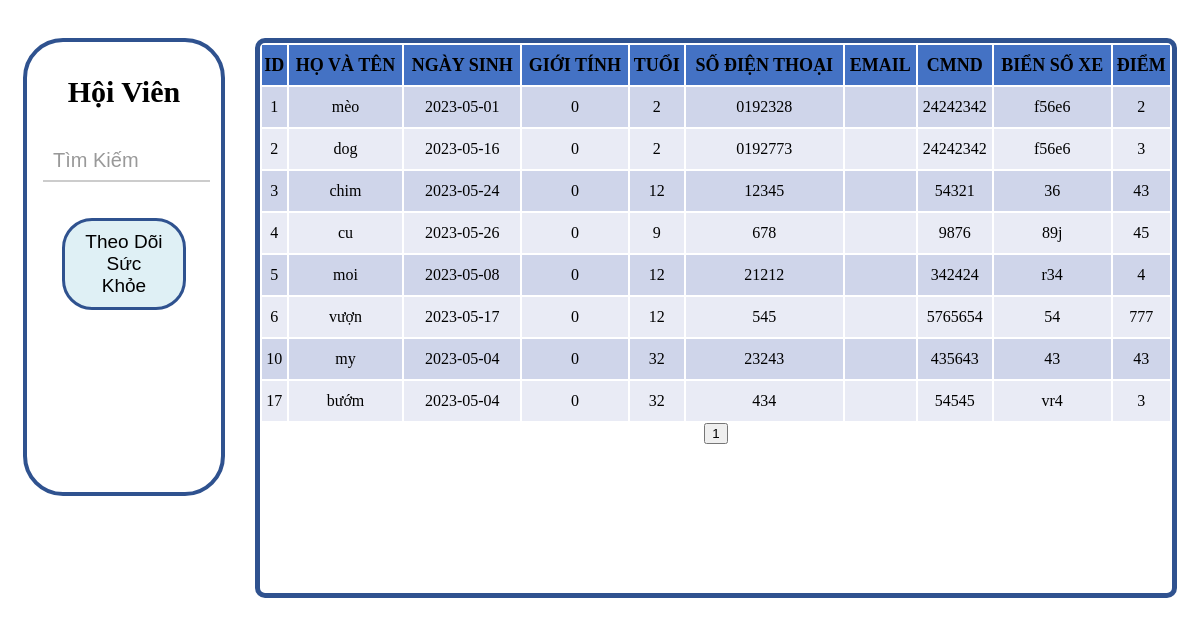
/controller/controller_hoi_vien/hoivien_hien_thi.php, run on an earlier commit of the app's database.
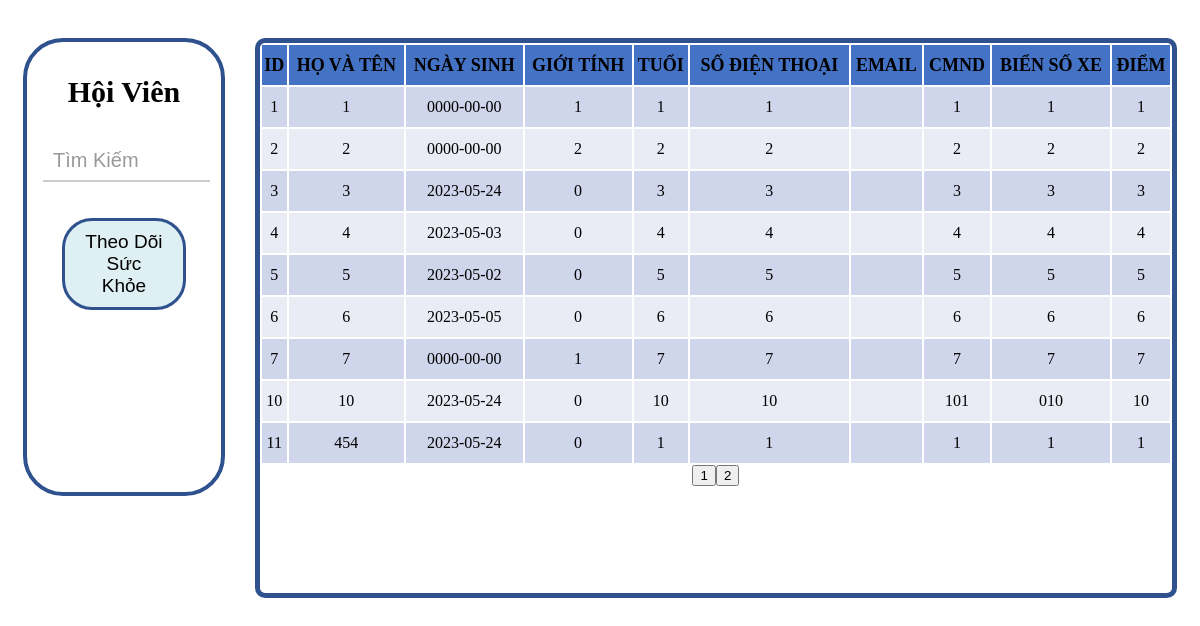
And on a later commit of the database.
### tables this page shows
CREATE TABLE `tbl_hoi_vien` (
  `id_hv` int(11) NOT NULL,
  `name_hv` varchar(50) NOT NULL,
  `ngay_sinh` date NOT NULL,
  `gioi_tinh` tinyint(1) NOT NULL DEFAULT 0,
  `tuoi` int(11) NOT NULL,
  `sdt` varchar(50) NOT NULL,
  `cmnd` varchar(50) NOT NULL,
  `bien_xe` varchar(50) DEFAULT NULL,
  `diem_tich_luy` float NOT NULL,
  `gmail` varchar(50) NOT NULL
);

### controller/controller_hoi_vien/hoivien_hien_thi.php (the view, shortened to what this page needs)
<?php
    include "hoivien_pages.php";
?>
<link rel="stylesheet" href="../assets/css/hoivien.css">
<div class="main-hoivien">
    <div class="hoivien__search-view">
        <h2 class="hoivien__search-heading">Hội Viên</h2>
        <div class="hoivien__search-input">
            <i class="fa-sharp fa-solid fa-magnifying-glass hoivien__search-input--icon"></i>
            <form method="POST" action="<?php echo $_SERVER['PHP_SELF'] ?>">
                <input class='hoivien__input-search' type="text" name="hoivien__input-search" placeholder="Tìm Kiếm">
            </form>
        </div>
        <button class="hoivien__search-btn">
            Theo Dõi Sức Khỏe
        </button>
    </div>
    <div class="hoivien__table">
        <table class="hoivien__table-view">
            <tr class="hoivien__table-view--title">
                <th>ID</th>
                <th>HỌ VÀ TÊN</th>
                <th>NGÀY SINH</th>
                <th>GIỚI TÍNH</th>
                <th>TUỔI</th>
                <th>SỐ ĐIỆN THOẠI</th>
                <th>EMAIL</th>
                <th>CMND</th>
                <th>BIỂN SỐ XE</th>
                <th>ĐIỂM</th>
            </tr>
            <?php
        while($row = mysqli_fetch_array($query))
       {
        ?>
            <tr class="hoivien__table-view--data">
                <td><?php echo $row["id_hv"]?></td>
                <td><?php echo $row["name_hv"]?></td>
                <td><?php echo $row["ngay_sinh"]?></td>
                <td><?php echo $row["gioi_tinh"]?></td>
                <td><?php echo $row["tuoi"]?></td>
                <td><?php echo $row["sdt"]?></td>
                <td><?php echo $row["email"]?></td>
                <td><?php echo $row["cmnd"]?></td>
                <td><?php echo $row["bien_xe"]?></td>
                <td><?php echo $row["diem_tich_luy"]?></td>
                <?php
       }
        ?>
        </table>
        <form class="hoivien__pagination" method="GET" action="<?php echo $_SERVER['PHP_SELF'] ?>">
            <center>
                <?php echo $listPages; ?>
            </center>
        </form>
    </div>
</div>

### controller/controller_hoi_vien/hoivien_pages.php (shortened to what this page needs)
<?php
    include_once "../../controller/connection.php";
    $hoivien_get_data="";
    if(isset($_POST['hoivien__input-search']))
    {
        $hoivien_get_data = $_POST['hoivien__input-search'];
    }
    else
    {
        $hoivien_get_data = "";
    }
    $hoivien_search = "WHERE id_hv LIKE '%$hoivien_get_data%' ";
    if(isset($_GET['page']))
    {
        $page = $_GET['page'];
    }
    else
    {
        $page = 1;
    }
    $rowsPerPage=9;
    $perRow = $page * $rowsPerPage - $rowsPerPage;
    $sql = "SELECT * FROM tbl_hoi_vien $hoivien_search LIMIT $perRow, $rowsPerPage";
    $query = mysqli_query($mysqli,$sql);
    $totalRows = mysqli_num_rows(mysqli_query($mysqli, "SELECT * FROM tbl_hoi_vien"));
    $totalPages = ceil($totalRows/$rowsPerPage);
    $listPages = "";
    for ($i=1; $i<=$totalPages; $i++)
    {
        if($i==1 || $i==$totalPages)
        {
            $listPages .= '<input style="cursor:pointer;" class="nuoc--page" type="submit" value="'.$i.'" name="page">';
    }
}
?>

What changed in the data, as far as the page shows it:
removed tbl_hoi_vien: id_hv "17", name_hv "bướm", ngay_sinh "2023-05-04", gioi_tinh "0", tuoi "32", sdt "434", cmnd "54545", bien_xe "vr4", diem_tich_luy "3"
changed tbl_hoi_vien id 1: name_hv "mèo" → "1"; ngay_sinh "2023-05-01" → "0000-00-00"; gioi_tinh "0" → "1"; tuoi "2" → "1"; sdt "0192328" → "1"; cmnd "24242342" → "1"; bien_xe "f56e6" → "1"; diem_tich_luy "2" → "1"
changed tbl_hoi_vien id 2: name_hv "dog" → "2"; ngay_sinh "2023-05-16" → "0000-00-00"; gioi_tinh "0" → "2"; sdt "0192773" → "2"; cmnd "24242342" → "2"; bien_xe "f56e6" → "2"; diem_tich_luy "3" → "2"
changed tbl_hoi_vien id 3: name_hv "chim" → "3"; tuoi "12" → "3"; sdt "12345" → "3"; cmnd "54321" → "3"; bien_xe "36" → "3"; diem_tich_luy "43" → "3"
changed tbl_hoi_vien id 4: name_hv "cu" → "4"; ngay_sinh "2023-05-26" → "2023-05-03"; tuoi "9" → "4"; sdt "678" → "4"; cmnd "9876" → "4"; bien_xe "89j" → "4"; diem_tich_luy "45" → "4"
changed tbl_hoi_vien id 5: name_hv "moi" → "5"; ngay_sinh "2023-05-08" → "2023-05-02"; tuoi "12" → "5"; sdt "21212" → "5"; cmnd "342424" → "5"; bien_xe "r34" → "5"; diem_tich_luy "4" → "5"
changed tbl_hoi_vien id 6: name_hv "vượn" → "6"; ngay_sinh "2023-05-17" → "2023-05-05"; tuoi "12" → "6"; sdt "545" → "6"; cmnd "5765654" → "6"; bien_xe "54" → "6"; diem_tich_luy "777" → "6"
added tbl_hoi_vien: id_hv "7", name_hv "7", ngay_sinh "0000-00-00", gioi_tinh "1", tuoi "7", sdt "7", cmnd "7", bien_xe "7", diem_tich_luy "7"
changed tbl_hoi_vien id 10: name_hv "my" → "10"; ngay_sinh "2023-05-04" → "2023-05-24"; tuoi "32" → "10"; sdt "23243" → "10"; cmnd "435643" → "101"; bien_xe "43" → "010"; diem_tich_luy "43" → "10"
added tbl_hoi_vien: id_hv "11", name_hv "454", ngay_sinh "2023-05-24", gioi_tinh "0", tuoi "1", sdt "1", cmnd "1", bien_xe "1", diem_tich_luy "1"
Also different on the page:
new list line: "2"
